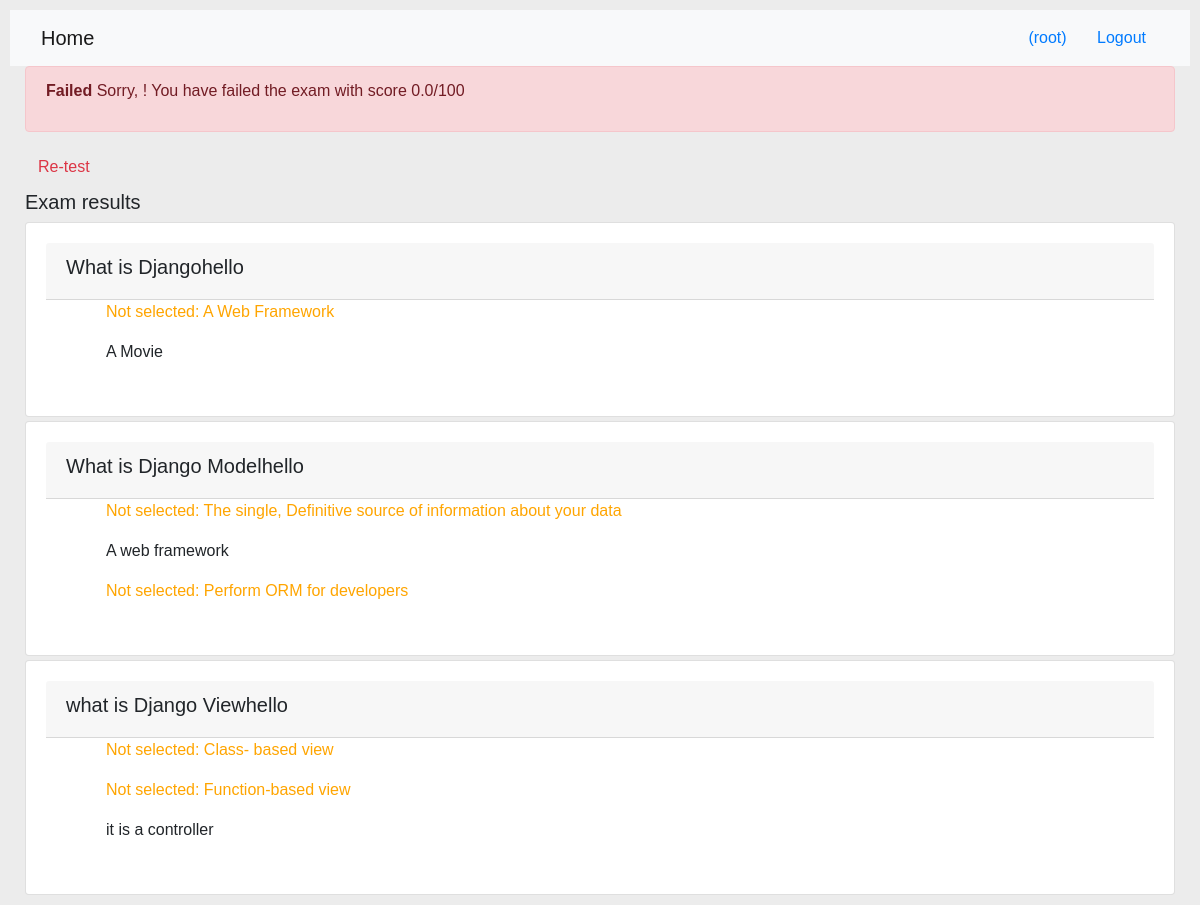
The page /onlinecourse/course/1/submission/1/result/ (signed in) on the database its author committed.
### onlinecourse/models.py (models this page shows, shortened)
class Qusetion(models.Model):
    course= models.ManyToManyField(Course)
    lesson_id = models.ForeignKey(Lesson,  on_delete=models.CASCADE)
    question_text = models.CharField(max_length=1000)
    grade=models.IntegerField()

class Choice(models.Model):
    choice_text = models.CharField(max_length=1000)
    is_correct = models.BooleanField()
    question_id = models.ForeignKey(Qusetion,  on_delete=models.CASCADE)

### onlinecourse/views.py (the view)
# urls.py: path('course/<int:course_id>/submission/<int:submission_id>/result/', views.show_exam_result, name='show_exam_result'),
def show_exam_result(request, course_id, submission_id):
    context={}
    course = get_object_or_404(Course, pk=course_id)
    submission = get_object_or_404(Submission, pk=submission_id)
    lesson= Lesson.objects.get(course=course_id)
    choice_id = submission.choice.all()
    score=0
    total=0
    for quest in lesson.qusetion_set.all():
        for choice in quest.choice_set.all():
            if choice.is_correct:
                total+=1
    for c in choice_id:
        if c.is_correct:
            ques = get_object_or_404(Qusetion, pk=c.question_id.id)
            score+=ques.grade
    grade=(score/total)*100
    context['course']=course
    context['submission']=submission
    context['grade']=grade
    context['lesson']=lesson
    return render(request, 'onlinecourse/exam_result_bootstrap.html',context)

### onlinecourse/templates/onlinecourse/exam_result_bootstrap.html (shortened to what this page needs)
<!DOCTYPE html>
<html lang="en">
<head>
    {% load static %}
    <link rel="stylesheet" href="https://maxcdn.bootstrapcdn.com/bootstrap/4.5.2/css/bootstrap.min.css">
    <link rel="stylesheet" type="text/css" href="{% static 'onlinecourse/course.css' %}">
</head>
<body>
 <nav class="navbar navbar-light bg-light">
    <div class="container-fluid">
        <div class="navbar-header">
              <a class="navbar-brand" href="{% url 'onlinecourse:index' %}">Home</a>
        </div>
        <ul class="nav navbar-nav navbar-right">
            {% if user.is_authenticated %}
            <li>
                <a class="btn btn-link" href="#">{{ user.first_name }}({{ user.username }})</a>
                <a class="btn btn-link" href="{% url 'onlinecourse:logout' %}">Logout</a>
            </li>
            {% endif %}
        </ul>
    </div>
</nav>
<div class="container-fluid">
    {% if grade >= 80 %}
    <div class="alert alert-success">
       <p><b>Congratulations, {{user.first_name}}!</b> You have passed the exam and completed the course with score {{grade}}/100<p>
    </div>
        {% else %}
        <div class="alert alert-danger">
            <p><b>Failed</b> Sorry, {{user.first_name}}! You have failed the exam with score {{grade}}/100<p>
        </div>
        <a class="btn btn-link text-danger" href="{% url 'onlinecourse:course_details' course.id %}">Re-test</a>
        {% endif %}
        <div class="card-columns-vertical mt-1">
        <h5 class="">Exam results</h5>
            <form>
                        {% for question in lesson.qusetion_set.all %}
                        <div class="card mt-1">
                            <div class="card-header"><h5>{{ question.question_text}}hello</h5></div>
                            <div class="form-group">
                                {% for choice in question.choice_set.values %}
                                    {% if choice in submission.choice.values %}
                                        {% if choice.is_correct %}
                                            <div class="form-check">
                                                    <ol style="color:green"> Correct Answer: {{ choice.choice_text }}</ol>
                                            </div>
                                        {% else %}
                                            <div class="form-check">
                                                <ol>  {{ choice.choice_text }}</ol>
                                            </div>
                                        {% endif %}
                                    {%else%}
                                        {% if choice.is_correct %}
                                            <div class="form-check">
                                                    <ol style="color:orange"> Not selected: {{ choice.choice_text }}</ol>
                                            </div>
                                        {% else  %}
                                            <div class="form-check">
                                                <ol>  {{ choice.choice_text }}</ol>
                                            </div>
                                        {% endif %}
                                    {%endif%}
                                {% endfor %}
                            </div>
                        </div>
                    {% endfor %}
            </form>
        </div>
    </div>
</body>
</html>

### static/onlinecourse/course.css (style rules this page uses)
body { font-family: Arial, Helvetica, sans-serif; }
* { box-sizing: border-box }
body { font-family: Arial; padding: 10px; background: #ececec; }
.card { background-color: white; padding: 20px; margin-top: 20px; }

### rows shown on the page
Qusetion: question_text "What is Django"
Choice: choice_text "A Web Framework"
Choice: choice_text "A Movie"
Qusetion: question_text "What is Django Model"
Choice: choice_text "The single, Definitive source of information about your data"
Choice: choice_text "A web framework"
Choice: choice_text "Perform ORM for developers"
Qusetion: question_text "what is Django View"
Choice: choice_text "Class- based view"
Choice: choice_text "Function-based view"
Choice: choice_text "it is a controller"

### other values the page prints
{{ user.username }} "root"
{{ grade }} "0.0"
